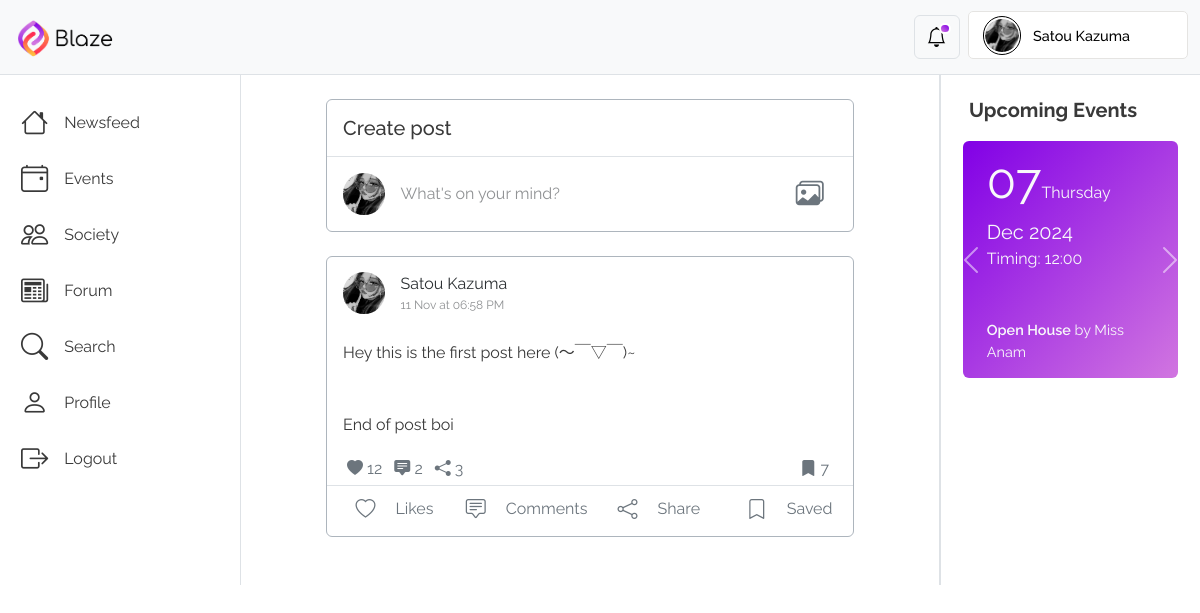
The page / (signed in) on the database as committed earlier.
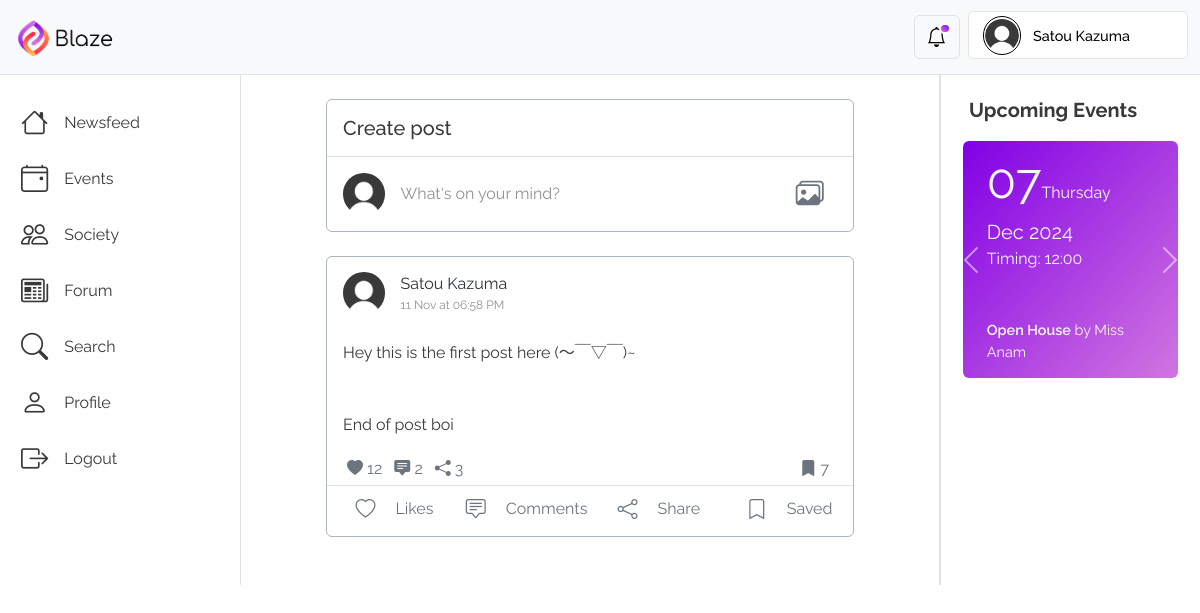
The same page on the database as committed later.
### BlazeApp/models.py (models this page shows)
class User(AbstractUser):
    profile_picture = models.ImageField(
        upload_to="profile_pics/",
        blank=True,
        null=True,
        default="profile_pics/Default_Profile_Picture.png",
        validators=[
            FileExtensionValidator(
                allowed_extensions=["jpg", "jpeg", "png"]
            ),  # Restrict allowed file extensions
            validate_profilePicture_size,  # Set a maximum file size limit (7 MB in this example)
        ],
    )
    follow = models.ManyToManyField("self", symmetrical=False, related_name="followers")
    class Meta:
        verbose_name = "User"
        verbose_name_plural = "Users"

### BlazeApp/views.py (the view)
# urls.py: path("", login_required(views.newsfeed), name="newsfeed"),
def newsfeed(request):
    return render(request, "BlazeApp/newsfeed.html")

### BlazeApp/templates/BlazeApp/newsfeed.html (shortened to what this page needs)
{% extends 'BlazeApp/base.html' %}
{% load static %}
{% block ExtraHeaders %}
  <link rel="stylesheet" href="{% static 'BlazeApp/base2.css' %}" />
{% endblock %}
{% block content %}
  <div class="content-d border border-top-0 border-bottom-0 col-lg-7 col py-4 px-3">
    <div class="dd1 mx-auto">
      <div class="create-post mb-4 border border-dark-subtle rounded user-select-none overflow-hidden">
        <div class="h5 p-3 mb-0 border-bottom">Create post</div>
        <div class="d-flex align-items-center text-secondary p-3 create-post-d" data-bs-toggle="modal" data-bs-target="#createPost">
          <div class="create-post-pp col-1">
            <img src="{{ user.profile_picture.url }}" alt="profile picture" />
          </div>
          <div class="fs-6 col text-body-tertiary mx-3">What's on your mind?</div>
          <div class="fs-3 col-1">
            <i class="bi bi-images"></i>
          </div>
        </div>
      </div>
      <div class="post-d mb-4 py-1 border border-dark-subtle rounded">
        <div class="post-header d-flex align-items-center py-1 px-2">
          <div class="post-d-profile-pic ms-2 me-3 my-1">
            <img src="{{ user.profile_picture.url }}" alt="poster profile picture" style="width: inherit;" />
          </div>
          <div class="d-flex flex-column justify-content-center text-truncate">
            <div class="text-secondary-emphasis">{{ user.first_name }} {{ user.last_name }}</div>
            <div class="post-d-timestamp text-body-tertiary">11 Nov at 06:58 PM</div>
          </div>
        </div>
        <div class="post-material p-3">
          Hey this is the first post here (～￣▽￣)~<br /><br /><br />End of post boi
        </div>
        <div class="post-footer col-12">
          <div class="d-flex justify-content-between border-bottom text-secondary px-3 py-1 user-select-none">
            <div class="d-flex">
              <div class="ms-1 me-2">
                <i class="bi bi-heart-fill"></i>
                <span id="postLikedNum">12</span>
              </div>
              <div class="ms-1 me-2">
                <i class="bi bi-chat-square-text-fill"></i>
                <span id="postCommentsNum">2</span>
              </div>
              <div class="ms-1 me-2">
                <i class="bi bi-share-fill"></i>
                <span id="postSharedNum">3</span>
              </div>
            </div>
            <div class="d-flex">
              <div class="ms-1 me-2">
                <i class="bi bi-bookmark-fill"></i>
                <span id="postSavedNum">7</span>
              </div>
            </div>
          </div>
          <div class="post-interactions text-secondary">
            <div class="post-interaction-item col p-1 user-select-none">
              <i class="fs-5 m-1 bi bi-heart"></i>
              <div class="d-none d-md-block ms-3 fs-6">Likes</div>
            </div>
            <div class="post-interaction-item col p-1 user-select-none">
              <i class="fs-5 m-1 bi bi-chat-square-text"></i>
              <div class="d-none d-md-block ms-3 fs-6">Comments</div>
            </div>
            <div class="post-interaction-item col p-1 user-select-none">
              <i class="fs-5 m-1 bi bi-share"></i>
              <div class="d-none d-md-block ms-3 fs-6">Share</div>
            </div>
            <div class="post-interaction-item col p-1 user-select-none">
              <i class="fs-5 m-1 bi bi-bookmark"></i>
              <div class="d-none d-md-block ms-3 fs-6">Saved</div>
            </div>
          </div>
        </div>
      </div>
    </div>
  </div>
  <div class="minisidebar-d border-start d-none col d-lg-block">
    <div class="minisidebar-event-d m-2 p-1">
      <div class="lead fw-bold mt-2 mb-3 px-3">Upcoming Events</div>
      <div id="carouselExample" class="carousel slide">
        <div class="carousel-inner">
          <div class="carousel-item active">
            <div class="minisidebar-event-item col-11 mx-auto px-4 pt-1 pb-3 text-light rounded">
              <div class="mb-5">
                <div style="font-size: 3rem;">
                  07<span class="fs-6">Thursday</span>
                </div>
                <div class="fs-5">Dec 2024</div>
                <div class="fs-6">Timing: 12:00</div>
              </div>
              <div style="font-size: 0.9rem;">
                <span class="fw-semibold">Open House</span>
                by
                <span>Miss Anam</span>
              </div>
            </div>
          </div>
        </div>
        <button class="carousel-control-prev" type="button" data-bs-target="#carouselExample" data-bs-slide="prev">
          <span class="carousel-control-prev-icon" aria-hidden="true"></span>
        </button>
        <button class="carousel-control-next" type="button" data-bs-target="#carouselExample" data-bs-slide="next">
          <span class="carousel-control-next-icon" aria-hidden="true"></span>
        </button>
      </div>
    </div>
  </div>
{% endblock %}

### BlazeApp/templates/BlazeApp/base.html (shortened to what this page needs)
{% load static %}
<!DOCTYPE html>
<html lang="en">
  <head>
    <link href="https://cdn.jsdelivr.net/npm/bootstrap@5.3.1/dist/css/bootstrap.min.css" rel="stylesheet" />
    <link rel="stylesheet" href="https://cdn.jsdelivr.net/npm/bootstrap-icons@1.10.5/font/bootstrap-icons.css" />
    <link href="{% static 'BlazeApp/base.css' %}" rel="stylesheet" />
    {% block ExtraHeaders %}
    {% endblock %}
  </head>
  <body>
    {% block navbar %}
      <nav class="navbar bg-body-tertiary border-bottom position-sticky">
        <div class="container-xxl">
          <a class="navbar-brand" href="{% url 'BlazeApp:newsfeed' %}"><img src="{% static 'BlazeApp/logo.png' %}" alt="Logo" width="110px" height="auto" class="d-inline-block align-text-top" /></a>
          <div class="d-flex align-items-center">
            <button class="btn btn-light border mx-2 fs-5 position-relative noti-btn" type="button" data-bs-toggle="offcanvas" data-bs-target="#NotificationOffcanvas" aria-controls="offcanvasNotification"><div id="noti-indicator"></div><i class="bi bi-bell"></i></button>
            <div class="dropdown-center nav-profile-d col-md-2 d-lg-block d-none">
              <button class="nav-profile d-flex align-items-center justify-content-around" data-bs-toggle="dropdown" aria-expanded="false">
                <div class="nav-profile-pic-cover d-flex justify-content-center align-items-center mx-2" style="width: 2.4rem; height: 2.4rem;">
                  <div class="nav-profile-pic">
                    <img src="{{ user.profile_picture.url }}" alt="profile-picture" />
                  </div>
                </div>
                <div class="nav-profile-name text-start text-truncate fw-medium mx-1 d-lg-block d-none">{{ user.first_name }} {{ user.last_name }}</div>
              </button>
            </div>
          </div>
        </div>
      </nav>
    {% endblock %}
    <div class="container-xxl d-flex" style="padding: 0px;">
      {% block body %}
        <div class="side-panel-d d-none d-md-block">
          <a href="{% url 'BlazeApp:newsfeed' %}">
            <div class="side-panel-item d-flex align-items-center fw-normal rounded mx-1 mt-4">
              <i class="ms-3 me-3 bi bi-house"></i>Newsfeed
            </div>
          </a>
          <a href="{% url 'BlazeApp:events' %}">
            <div class="side-panel-item d-flex align-items-center fw-normal rounded mx-1 mt-2">
              <i class="ms-3 me-3 bi bi-calendar4-event"></i>Events
            </div>
          </a>
          <a href="{% url 'BlazeApp:society' %}">
            <div class="side-panel-item d-flex align-items-center fw-normal rounded mx-1 mt-2">
              <i class="ms-3 me-3 bi bi-people"></i>Society
            </div>
          </a>
          <a href="{% url 'BlazeApp:newsfeed' %}">
            <div class="side-panel-item d-flex align-items-center fw-normal rounded mx-1 mt-2">
              <i class="ms-3 me-3 bi bi-newspaper"></i>Forum
            </div>
          </a>
          <div class="side-panel-item d-flex align-items-center fw-normal rounded mx-1 mt-2" data-bs-toggle="modal" data-bs-target="#searchBar">
            <i class="ms-3 me-3 bi bi-search"></i>Search
          </div>
          <a href="{% url 'BlazeApp:profile' %}">
            <div class="side-panel-item d-flex align-items-center fw-normal rounded mx-1 mt-2">
              <i class="ms-3 me-3 bi bi-person"></i>Profile
            </div>
          </a>
          <a href="{% url 'BlazeApp:user_logout' %}">
            <div class="side-panel-item d-flex align-items-center fw-normal rounded mx-1 mt-2">
              <i class="ms-3 me-3 bi bi-box-arrow-right"></i>Logout
            </div>
          </a>
        </div>
        {% block content %}
        {% endblock %}
      {% endblock %}
    </div>
  </body>
</html>

### BlazeApp/static/BlazeApp/base.css (style rules this page uses)
body { font-family: 'Raleway', sans-serif; color: #393939; }
a { text-decoration: none; color: #393939; }
.navbar { top: 0; z-index: 100; }
.nav-profile-d { height: 3.2rem; width: max-content; }
.nav-profile { width: max-content; height: 3rem; border: 1px solid #E5E4E2; border-radius: 5px; background-color: white; outline: none; transition: 0.25s ease-in-out; }
.nav-profile-pic { border-radius: 50%; overflow: hidden; }
.nav-profile-pic-cover { border: 1px solid black; border-radius: 50%; width: 3rem; height: 3rem; cursor: pointer; }
.nav-profile-pic>img { width: 2.1rem; height: 2.1rem; border-radius: 50%; }
.nav-profile-name { width: 9rem; font-size: 0.9rem; }
#noti-indicator { background: linear-gradient(to left bottom, #8100E6, #D175E0); width: 0.7rem; height: 0.7rem; position: absolute; border-radius: 50%; right: 8px; top: 7px; border: 2px solid white; transition: 0.1s ease-in-out; }
.side-panel-d { width: 15rem; max-height: calc(100vh - 75px); overflow: auto; position: sticky; top: 75px; z-index: 101; }
.side-panel-item { color: #393939; height: 3rem; cursor: pointer; font-size: 1rem; border: 1px solid transparent; transition: 0.15s ease-in-out; }
.side-panel-item i { font-size: 1.7rem; }
.content-d { height: max-content; }

### BlazeApp/static/BlazeApp/base2.css (style rules this page uses)
.create-post-d { cursor: pointer; }
.create-post { height: max-content; }
.create-post-pp { width: 2.6rem; border-radius: 50%; height: 2.6rem; overflow: hidden; }
.create-post-pp>img { width: inherit; }
.post-d { height: max-content; overflow: hidden; }
.post-header { height: 4rem; }
.post-d-profile-pic { width: 2.6rem; height: 2.6rem; border-radius: 50%; overflow: hidden; }
.post-d-timestamp { font-size: 0.75rem; }
.post-footer { height: max-content; }
.dd1 { width: 33rem; }
.post-interactions { display: flex; justify-content: center; align-items: center; }
.post-interaction-item { display: flex; justify-content: center; align-items: center; }
.minisidebar-d { position: sticky; top: 75px; max-height: calc(100vh - 75px); z-index: 10; }
.minisidebar-event-d { height: max-content; }
.minisidebar-event-item { height: max-content; background-image: linear-gradient(to bottom right, #8100E6, #D175E0); }

Rows that differ between the two databases and show on the page:
changed User "Satou": profile_picture: picture removed, a placeholder shows
